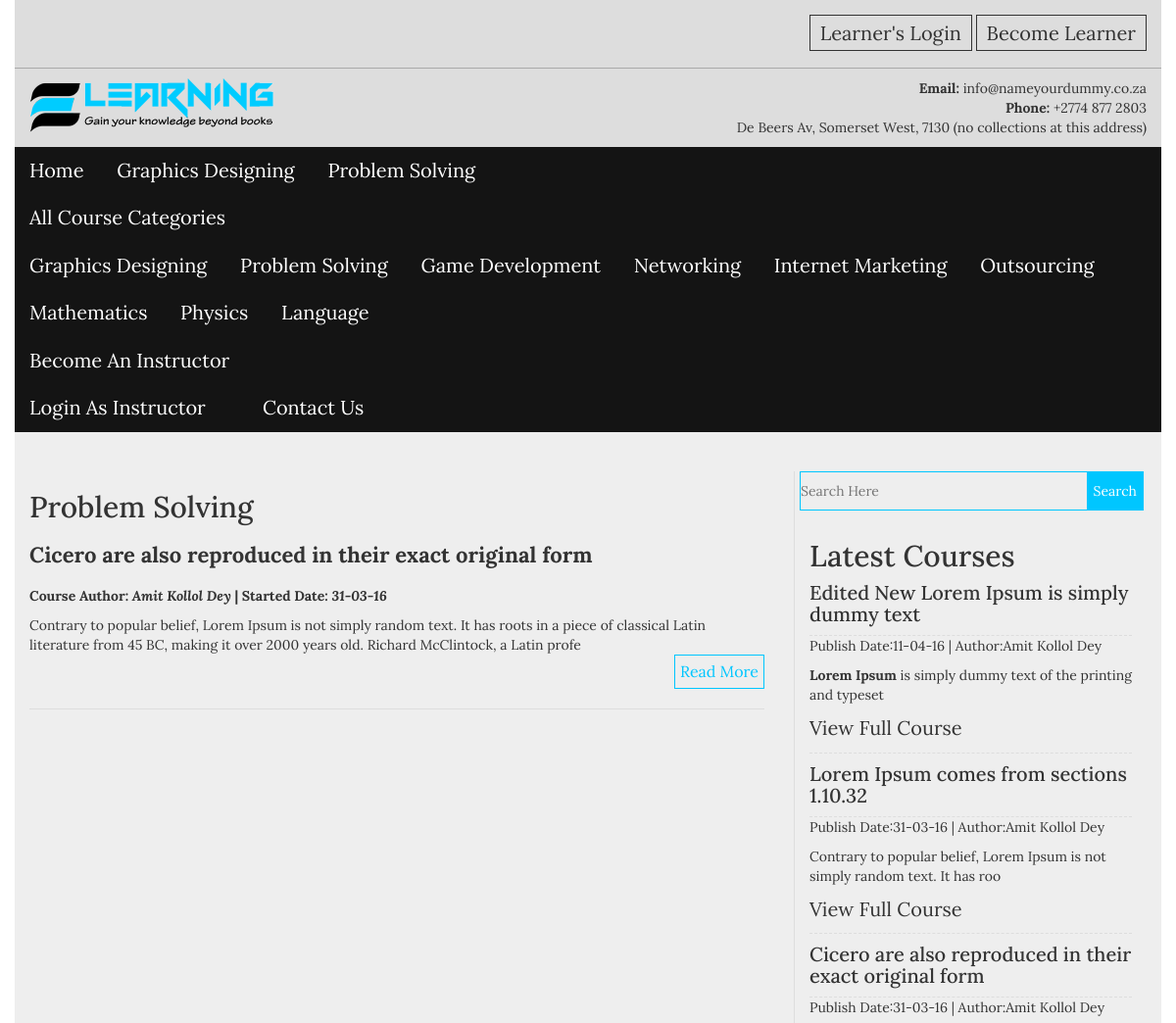
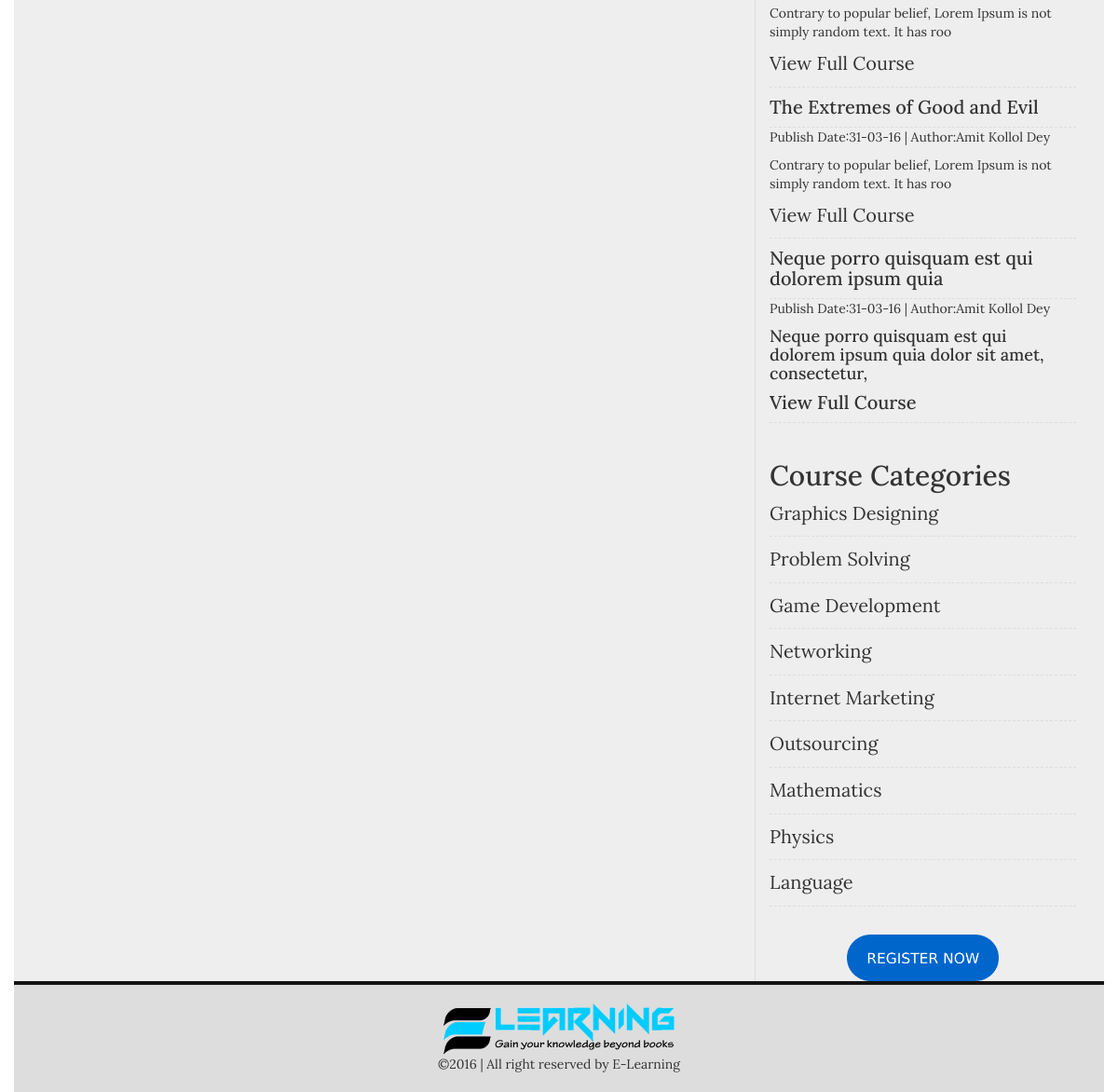
/single-cat.php?cat_id=8, run on an earlier commit of the app's database (2 pictures, top to bottom).
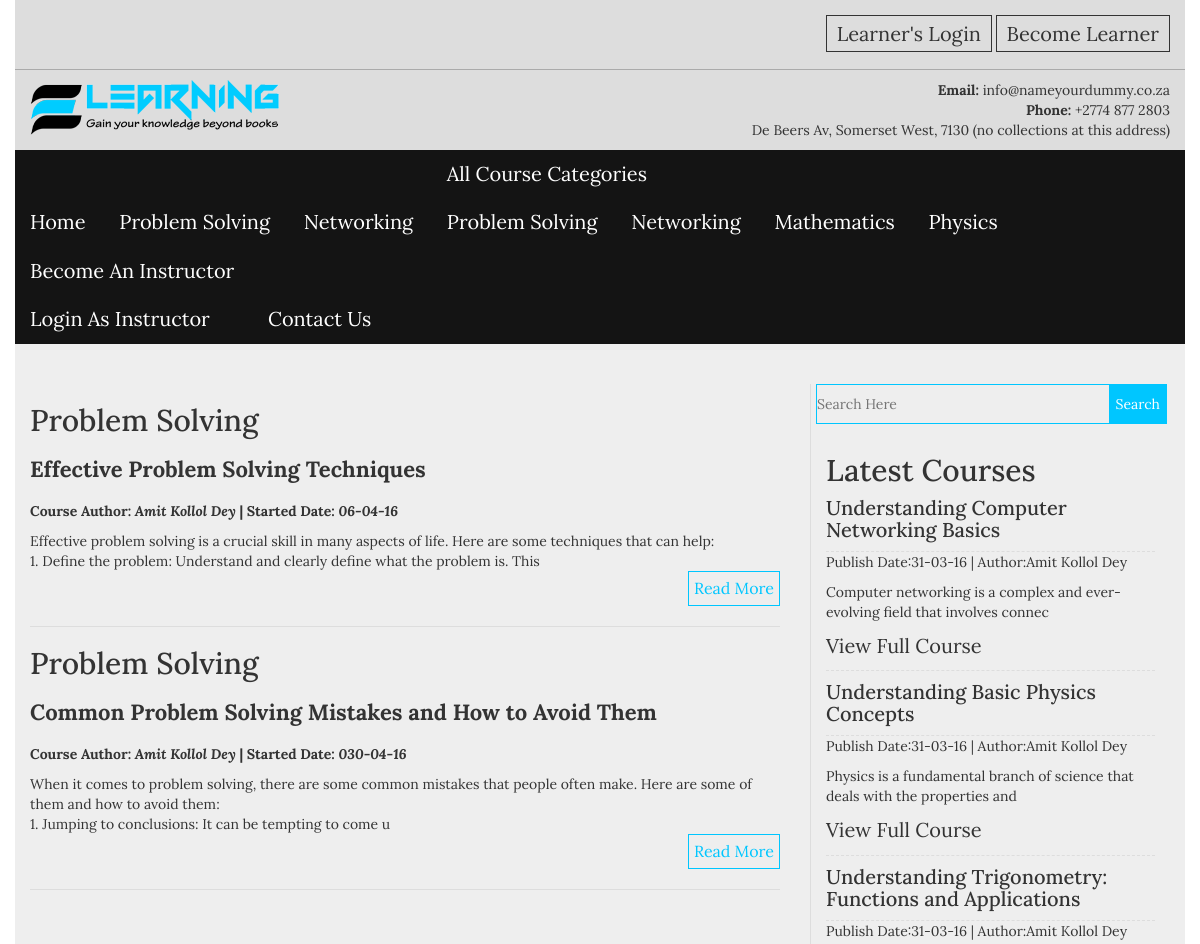
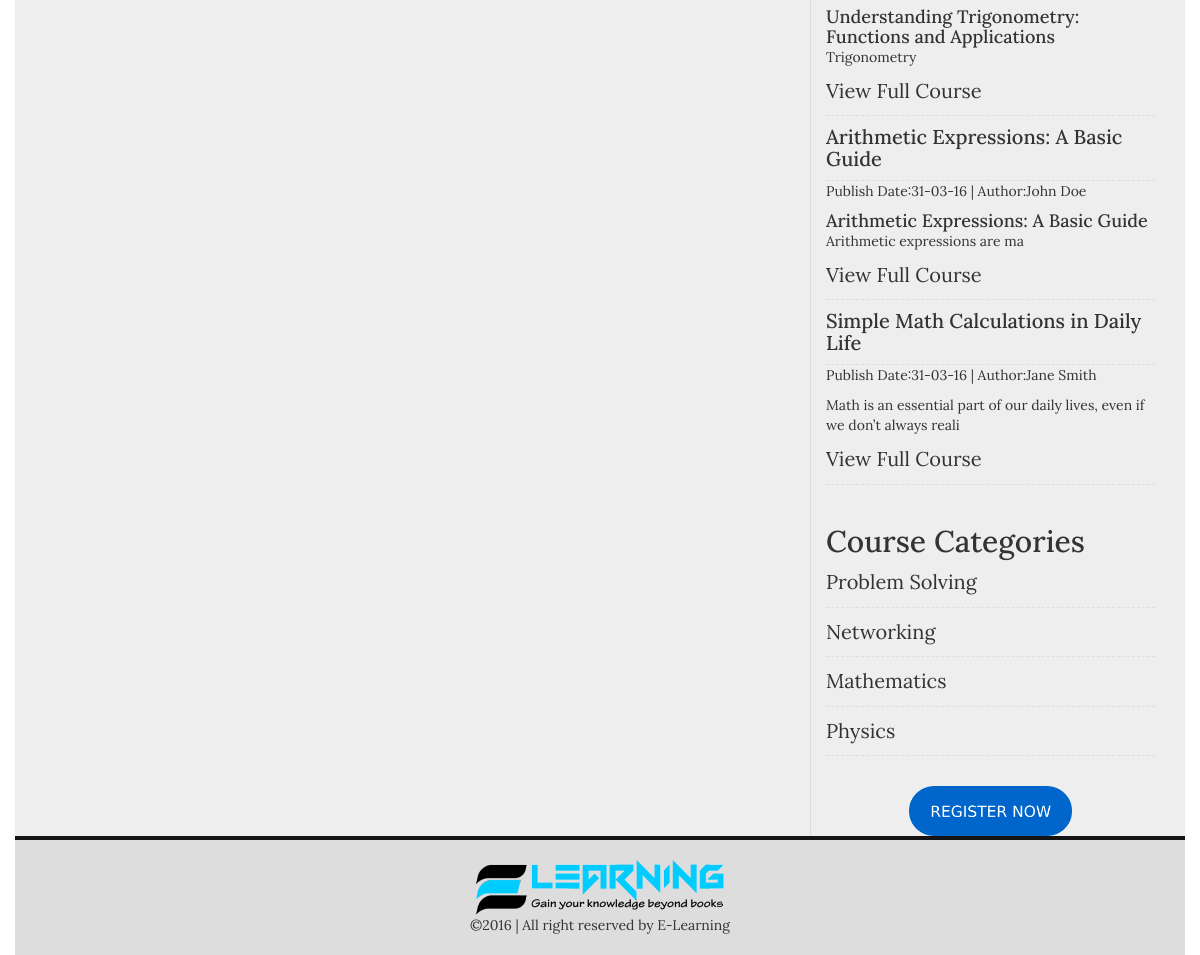
And on a later commit of the database (2 pictures, top to bottom).
### tables this page shows
CREATE TABLE `categories` (
  `cat_id` int(100) NOT NULL,
  `cat_name` varchar(100) NOT NULL,
  `cat_desc` text NOT NULL,
  `cat_icon` varchar(50) NOT NULL
);

CREATE TABLE `posts` (
  `post_id` int(100) NOT NULL,
  `cat_id` int(100) NOT NULL,
  `post_title` varchar(100) NOT NULL,
  `post_date` text NOT NULL,
  `post_author` varchar(50) NOT NULL,
  `post_keywords` text NOT NULL,
  `post_image` text NOT NULL,
  `post_content` longtext NOT NULL,
  `video_link` varchar(200) NOT NULL
);

### single-cat.php (the view, shortened to what the changed rows need)
<?php
include("includes/header.php");
?>
<section class="content_area">
    <div class="container">
        <div class="row">
            <div class="col-md-8 col-sm-8 col-xs-12" style="margin-top:40px">
                <div class="our_latest_courses">
                    <?php
                    if(isset($_GET['cat_id'])){
                    $cat_get_id = $_GET['cat_id'];
                    $cat = "select * from posts where cat_id = '$cat_get_id'";
                    $cat2 = "select cat_name from categories where cat_id = '$cat_get_id'";
                    $run_post = mysqli_query($con,$cat);
                    $run_cat_name = mysqli_query($con,$cat2);
                    $run_cat_row = mysqli_fetch_array($run_cat_name);
                    $count = mysqli_num_rows($run_post);
                    if($count == 0){
                    echo "<h2>No posts found in that category.</h2>";
                    }else{
                    while($post_row = mysqli_fetch_array($run_post)):
                    $post_id = $post_row ['post_id'];
                    $post_title = $post_row ['post_title'];
                    $post_date = $post_row ['post_date'];
                    $post_author = $post_row ['post_author'];
                    $post_content = substr($post_row ['post_content'],0,200);
                    ?>
                    <div class="single_latest">
                        <h2><?php echo $run_cat_row['cat_name'];?></h2>
                        <h4><a href="single.php?post_id=<?php echo $post_id;?>"><?php echo $post_title;?></a></h4>
                        <p style="margin-bottom:10px"><strong><span>Course Author: <em><?php echo $post_author;?></em></span><span> | </span><span>Started Date: <em><?php echo $post_date;?></em></span></strong></p>
                        <?php echo $post_content;?>
                        <div class="readmore clearfix"><a href="single.php?post_id=<?php echo $post_id;?>">Read More</a></div>
                    </div>
                    <?php endwhile;?>
                    <?php
                    };};
                    ?>
                </div>
            </div>
            <div style="margin-top:40px">
                <?php include("includes/sidebar.php");?>
            </div>
        </div>
    </div>
</section>
<?php include("includes/footer.php");?>

### includes/frontend_menus.php (shortened to what the changed rows need)
<div class="menu_top">
    <ul>
        <?php
        $cat = "select * from categories LIMIT 2";
        $run_cat = mysqli_query($con,$cat);
        while($cat_row = mysqli_fetch_array($run_cat)):
        $category_id = $cat_row['cat_id'];
        $category_name = $cat_row['cat_name'];
        ?>
        <li><a href="single-cat.php?cat_id=<?php echo $category_id;?>"><?php echo $category_name;?></a></li>
        <?php endwhile;?>
        <li><a href="#">All Course Categories</a>
            <ul>
               <?php
                $cat2 = "select * from categories";
                $run_cat2 = mysqli_query($con,$cat2);
                while($cat_row2 = mysqli_fetch_array($run_cat2)):
                $category_id2 = $cat_row2['cat_id'];
                $category_name2 = $cat_row2['cat_name'];
                ?>
                <li><a href="single-cat.php?cat_id=<?php echo $category_id2;?>"><?php echo $category_name2;?></a></li>
                <?php endwhile;?>
            </ul>
        </li>
    </ul>
</div>

### includes/sidebar.php (shortened to what the changed rows need)
<div class="col-md-4 col-sm-4 col-xs-12">
    <div class="sidebar_right">
        <div class="sidebar_categories">
           <h2>Latest Courses</h2>
            <ul>
            <?php
            $post = "select * from posts ORDER BY 1 DESC LIMIT 5";
            $run_post = mysqli_query($con,$post);
            while($post_row = mysqli_fetch_array($run_post)):
            $post_id = $post_row ['post_id'];
            $post_title = $post_row ['post_title'];
            $post_date = $post_row ['post_date'];
            $post_author = $post_row ['post_author'];
            $post_content = substr($post_row ['post_content'],0,80);
            ?>
            <li>
                <h4><a href="single.php?post_id=<?php echo $post_id;?>"><?php echo $post_title;?></a></h4>
                <span style="display:block;margin-bottom:10px;">Publish Date:<?php echo $post_date;?>  |  Author:<?php echo $post_author;?></span>
                <?php echo $post_content;?>
                <a href="single.php?post_id=<?php echo $post_id;?>">View Full Course</a>
            </li>
            <?php endwhile;?>
            </ul>
        </div>
        <div class="sidebar_categories">
           <h2>Course Categories</h2>
            <ul>
                <?php
                $category = "select * from categories";
                $run_category = mysqli_query($con,$category);
                while($category_row = mysqli_fetch_array($run_category)):
                $cat_id = $category_row ['cat_id'];
                $cat_name = $category_row ['cat_name'];
                ?>
                <li><a href="single-cat.php?cat_id=<?php echo $cat_id;?>"><?php echo $cat_name;?></a></li>
                <?php endwhile;?>
            </ul>
        </div>
    </div>
</div>

What changed in the data, as far as the page shows it:
removed categories: cat_name "Graphics Designing"
removed categories: cat_name "Game Development"
removed categories: cat_name "Internet Marketing"
removed categories: cat_name "Outsourcing"
removed categories: cat_name "Language"
removed posts: cat.cat_name "Problem Solving", post_title "Cicero are also reproduced in their exact original form", post_author "Amit Kollol Dey", post_date "31-03-16", post_content "Contrary to popular belief, Lorem Ipsum is not simply random text. It has roots in a piece of classical Latin literature from 45 BC, making it over 2000 years old. Richard McClintock, a Latin profe", post_content "Contrary to popular belief, Lorem Ipsum is not simply random text. It has roo"
removed posts: post_title "Edited New Lorem Ipsum is simply dummy text", post_date "11-04-16", post_author "Amit Kollol Dey", post_content "Lorem Ipsum is simply dummy text of the printing and typeset", shown under "Latest Courses"
removed posts: post_title "Lorem Ipsum comes from sections 1.10.32", post_date "31-03-16", post_author "Amit Kollol Dey", post_content "Contrary to popular belief, Lorem Ipsum is not simply random text. It has roo", shown under "Latest Courses"
removed posts: post_title "The Extremes of Good and Evil", post_date "31-03-16", post_author "Amit Kollol Dey", post_content "Contrary to popular belief, Lorem Ipsum is not simply random text. It has roo", shown under "Latest Courses"
removed posts: post_title "Neque porro quisquam est qui dolorem ipsum quia", post_date "31-03-16", post_author "Amit Kollol Dey", post_content "Neque porro quisquam est qui dolorem ipsum quia dolor sit amet, consectetur,", shown under "Latest Courses"
now on one of the page's lists (row edited): categories: cat_name "Networking"
added posts: cat.cat_name "Problem Solving", post_title "Effective Problem Solving Techniques", post_author "Amit Kollol Dey", post_date "06-04-16", post_content "Effective problem solving is a crucial skill in many aspects of life. Here are some techniques that can help: 1. Define the problem: Understand and clearly define what the problem is. This"
added posts: cat.cat_name "Problem Solving", post_title "Common Problem Solving Mistakes and How to Avoid Them", post_author "Amit Kollol Dey", post_date "030-04-16", post_content "When it comes to problem solving, there are some common mistakes that people often make. Here are some of them and how to avoid them: 1. Jumping to conclusions: It can be tempting to come u"
added posts: post_title "Understanding Computer Networking Basics", post_date "31-03-16", post_author "Amit Kollol Dey", post_content "Computer networking is a complex and ever-evolving field that involves connec", shown under "Latest Courses"
added posts: post_title "Understanding Basic Physics Concepts", post_date "31-03-16", post_author "Amit Kollol Dey", post_content "Physics is a fundamental branch of science that deals with the properties and", shown under "Latest Courses"
added posts: post_title "Understanding Trigonometry: Functions and Applications", post_date "31-03-16", post_author "Amit Kollol Dey", post_content "Understanding Trigonometry: Functions and Applications Trigonometry", shown under "Latest Courses"
added posts: post_title "Arithmetic Expressions: A Basic Guide", post_date "31-03-16", post_author "John Doe", post_content "Arithmetic Expressions: A Basic Guide Arithmetic expressions are ma", shown under "Latest Courses"
added posts: post_title "Simple Math Calculations in Daily Life", post_date "31-03-16", post_author "Jane Smith", post_content "Math is an essential part of our daily lives, even if we don’t always reali", shown under "Latest Courses"
